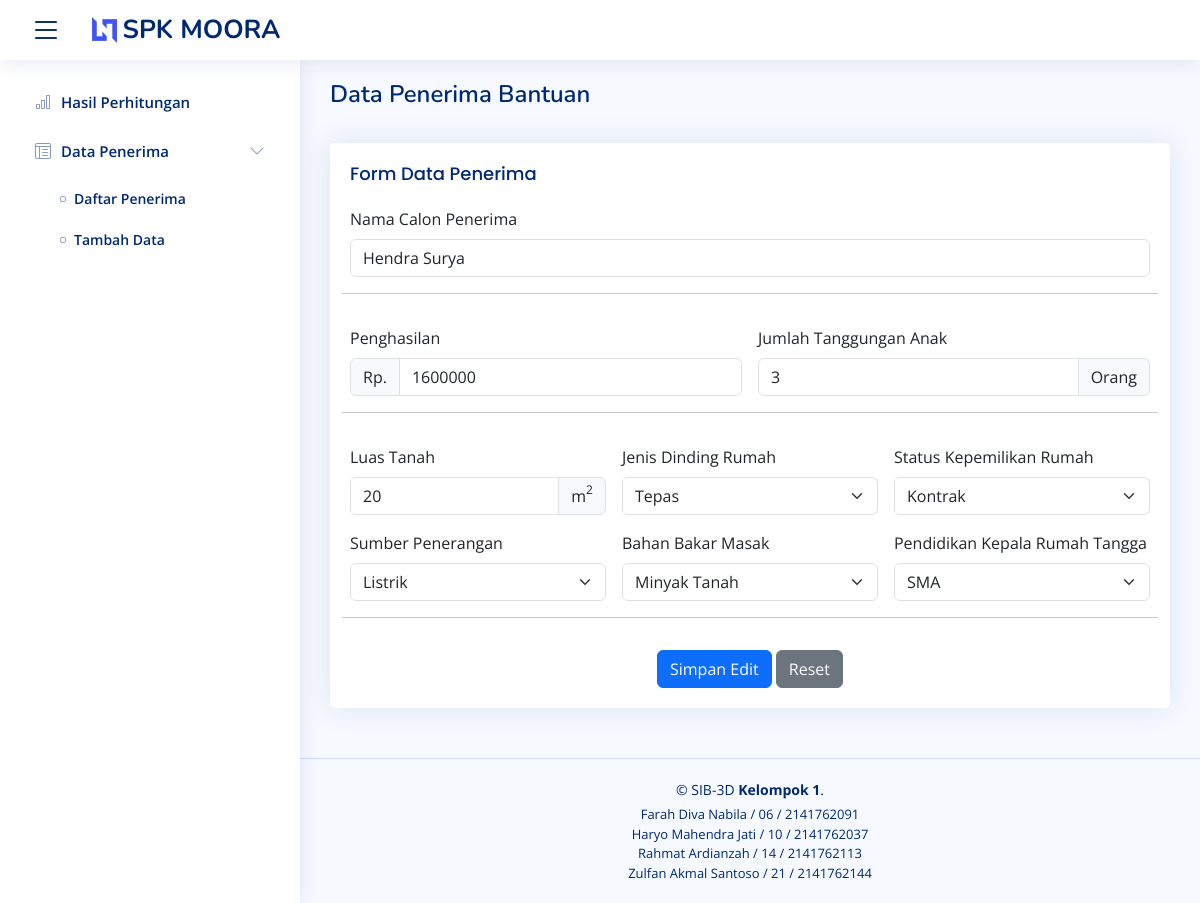
Page /page-edit.php?id=1 on the committed database.
### tables this page shows
CREATE TABLE `alternatif` (
  `id` int(11) NOT NULL,
  `nama` varchar(100) NOT NULL,
  `c1` int(11) NOT NULL,
  `c2` int(11) NOT NULL,
  `c3` int(11) NOT NULL,
  `c4` varchar(20) NOT NULL,
  `c5` varchar(20) NOT NULL,
  `c6` varchar(20) NOT NULL,
  `c7` varchar(20) NOT NULL,
  `c8` varchar(20) NOT NULL
);

### page-edit.php (the view, shortened to what this page needs)
<!DOCTYPE html>
<html lang="en">
<head>
  <?php
  include 'head.php';
  include 'data.php';
  ?>
</head>
<body>
  <?php
  include 'header.php';
  include 'sidebar.php';
  if(isset($_GET['id'])){
    $id = $_GET['id'];
    $query = "SELECT * FROM alternatif WHERE id = ". $id;
    $result = mysqli_query($koneksi, $query);
    $data = mysqli_fetch_assoc($result);
  }
  ?>
  <main id="main" class="main">
    <div class="pagetitle">
      <h1>Data Penerima Bantuan</h1>
      <br>
    </div>
    <section class="section">
      <div class="row">
        <div class="col-lg-12">
        <div class="card">
          <div class="card-body">
            <h5 class="card-title">Form Data Penerima</h5>
            <form class="row g-3" action="edit-data.php" method="post">
              <div class="col-md-12">
                <label for="inputNama" class="form-label">Nama Calon Penerima</label>
                <input type="text" class="form-control" id="inputNama" name="inputNama" value="<?php echo $data['nama']; ?>" required>
              </div>
              <hr>
              <div class="col-md-6">
                <label for="inputPenghasilan" class="form-label">Penghasilan</label>
                <div class="input-group">
                  <span class="input-group-text" id="basic-addon1">Rp.</span>
                  <input type="number" class="form-control" id="inputPenghasilan" name="inputPenghasilan" value="<?php echo $data['c1']; ?>" required>
                </div>
              </div>
              <div class="col-md-6">
                <label for="inputJumlahAnak" class="form-label">Jumlah Tanggungan Anak</label>
                <div class="input-group">
                  <input type="number" class="form-control" id="inputJumlahAnak" name="inputJumlahAnak" value="<?php echo $data['c2']; ?>" required>
                  <span class="input-group-text" id="basic-addon1">Orang</span>
                </div>
              </div>
              <hr>
              <div class="col-md-4">
                <label for="inputLuasTanah" class="form-label">Luas Tanah</label>
                <div class="input-group">
                  <input type="number" class="form-control" id="inputLuasTanah" name="inputLuasTanah" value="<?php echo $data['c3']; ?>" required>
                  <span class="input-group-text" id="basic-addon1">m<sup>2</sup></span>
                </div>
              </div>
              <div class="col-md-4">
                <label for="inputJenisDinding" class="form-label">Jenis Dinding Rumah</label>
                <select class="form-select" id="inputJenisDinding" name="inputJenisDinding" required>
                  <option value="Tepas" <?php echo ("Tepas"==$data['c4']? 'selected': '') ?>>Tepas</option>
                </select>
              </div>
              <div class="col-md-4">
                <label for="inputKepemilikanRumah" class="form-label">Status Kepemilikan Rumah</label>
                <select class="form-select" id="inputKepemilikanRumah" name="inputKepemilikanRumah" required>
                  <option value="Kontrak" <?php echo ("Kontrak"==$data['c5']? 'selected': '') ?>>Kontrak</option>
                </select>
              </div>
              <div class="col-md-4">
                <label for="inputPenerangan" class="form-label">Sumber Penerangan</label>
                <select class="form-select" id="inputPenerangan" name="inputPenerangan" required>
                  <option value="Listrik" <?php echo ("Listrik"==$data['c6']? 'selected': '') ?>>Listrik</option>
                </select>
              </div>
              <div class="col-md-4">
                <label for="inputBahanBakar" class="form-label">Bahan Bakar Masak</label>
                <select class="form-select" id="inputBahanBakar" name="inputBahanBakar" required>
                  <option value="Minyak Tanah" <?php echo ("Minyak Tanah"==$data['c7']? 'selected': '') ?>>Minyak Tanah</option>
                </select>
              </div>
              <div class="col-md-4">
                <label for="inputPendidikan" class="form-label">Pendidikan Kepala Rumah Tangga</label>
                <select class="form-select" id="inputPendidikan" name="inputPendidikan" required>
                  <option value="SMA" <?php echo ("SMA"==$data['c8']? 'selected': '') ?>>SMA</option>
                </select>
              </div>
              <hr>
              <div class="text-center">
                <button type="submit" class="btn btn-primary" name="submit">Simpan Edit</button>
                <button type="reset" class="btn btn-secondary">Reset</button>
              </div>
            </form>
          </div>
        </div>
        </div>
      </div>
    </section>
  </main>
  <?php include 'footer.php';?>
</body>
</html>

### assets/css/style.css (style rules this page uses)
:root { scroll-behavior: smooth; }
body { font-family: "Open Sans", sans-serif; background: #f6f9ff; color: #444444; }
h1, h2, h3, h4, h5, h6 { font-family: "Nunito", sans-serif; }
#main { margin-top: 60px; padding: 20px 30px; transition: all 0.3s; }
.pagetitle { margin-bottom: 10px; }
.pagetitle h1 { font-size: 24px; margin-bottom: 0; font-weight: 600; color: #012970; }
.card { margin-bottom: 30px; border: none; border-radius: 5px; box-shadow: 0px 0 30px rgba(1, 41, 112, 0.1); }
.card-title { padding: 20px 0 15px 0; font-size: 18px; font-weight: 500; color: #012970; font-family: "Poppins", sans-serif; }
.card-body { padding: 0 20px 20px 20px; }
@media (min-width: 1200px) { #main, #footer { margin-left: 300px; } }

### rows in the picture
alternatif: inputNama "Hendra Surya", inputPenghasilan "1600000", inputJumlahAnak "3", inputLuasTanah "20", inputJenisDinding "Tepas", inputKepemilikanRumah "Kontrak", inputPenerangan "Listrik", inputBahanBakar "Minyak Tanah", inputPendidikan "SMA"
